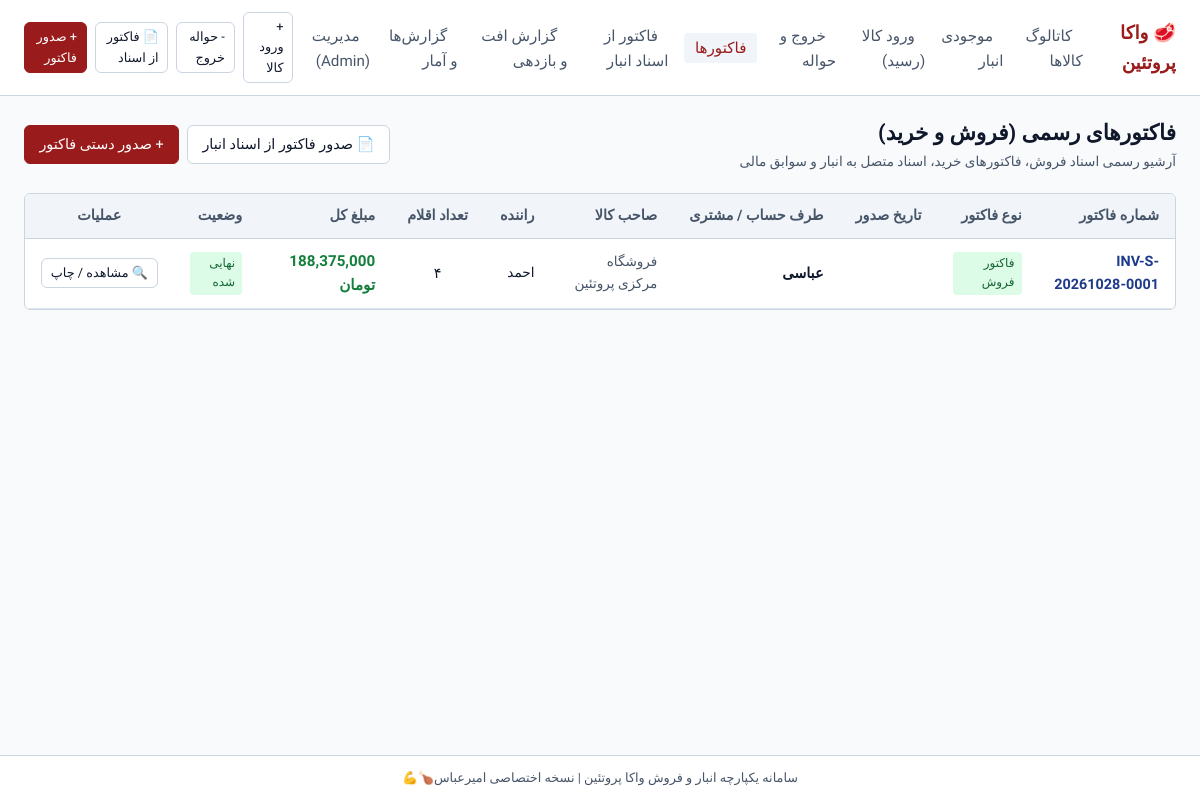
Screenshot of /invoices/ with the database file from the repository.
### sales/models.py (models this page shows, shortened)
class Invoice(models.Model):
    document_number = models.CharField(
        max_length=32,
        unique=True,
        verbose_name="شماره فاکتور / سریال"
    )
    invoice_type = models.CharField(
        max_length=16,
        choices=InvoiceType.choices,
        default=InvoiceType.SALE,
        verbose_name="نوع فاکتور"
    )
    idempotency_key = models.CharField(
        max_length=64,
        unique=True,
        null=True,
        blank=True,
        verbose_name="کلید یکتایی درخواست"
    )
    date = models.DateField(default=timezone.localdate, verbose_name="تاریخ فاکتور")
    created_at = models.DateTimeField(auto_now_add=True, null=True, blank=True, verbose_name="زمان ثبت")
    goods_owner_name = models.CharField(max_length=128, verbose_name="نام صاحب کالا")
    buyer_name = models.CharField(max_length=128, verbose_name="نام خریدار / مشتری / طرف حساب")
    driver_name = models.CharField(max_length=128, blank=True, verbose_name="نام راننده")
    total_amount_rial = models.PositiveBigIntegerField(
        default=0,
        verbose_name="مبلغ کل فاکتور به ریال"
    )
    operator = models.ForeignKey(
        User,
        on_delete=models.SET_NULL,
        null=True,
        blank=True,
        related_name='invoices_issued',
        verbose_name="صادرکننده فاکتور"
    )
    operator_name = models.CharField(max_length=64, blank=True, verbose_name="نام متصدی")
    remarks = models.TextField(blank=True, verbose_name="توضیحات فاکتور")
    status = models.CharField(
        max_length=16,
        choices=DocumentStatus.choices,
        default=DocumentStatus.DRAFT,
        verbose_name="وضعیت فاکتور"
    )
    class Meta:
        verbose_name = "فاکتور"
        verbose_name_plural = "فاکتورها"
        ordering = ['-date', '-id']
    @property
    def total_amount_display(self):
        display_unit = getattr(settings, 'CURRENCY_DISPLAY_UNIT', 'TOMAN')
        if display_unit == 'TOMAN':
            toman_val = self.total_amount_rial // 10
            return f"{toman_val:,} تومان"
        return f"{self.total_amount_rial:,} ریال"

### sales/views.py (the view)
# urls.py: path('invoices/', views.invoice_list_view, name='invoice_list'),
def invoice_list_view(request):
    invoices = Invoice.objects.select_related('operator').prefetch_related('items').order_by('-date', '-id')
    return render(request, 'sales/invoice_list.html', {'invoices': invoices})

### sales/date_utils.py (called while the page is built)
def get_tehran_tz():
    try:
        from django.conf import settings
        if settings.configured:
            return zoneinfo.ZoneInfo(getattr(settings, 'TIME_ZONE', 'Asia/Tehran'))
    except Exception:
        pass
    return zoneinfo.ZoneInfo('Asia/Tehran')

def to_persian_digits(value: Union[str, int, float]) -> str:
    if value is None:
        return ''
    return str(value).translate(PERSIAN_DIGITS_TABLE)

def to_jalali_date(value: Optional[Union[date, datetime]], fmt: str = '%Y/%m/%d', persian_digits: bool = True) -> str:
    if not value:
        return ''
    tz = get_tehran_tz()
    if isinstance(value, datetime):
        if timezone.is_aware(value):
            value = timezone.localtime(value, tz)
        value = value.date()
    j_date = jdatetime.date.fromgregorian(date=value)
    formatted = j_date.strftime(fmt)
    return to_persian_digits(formatted) if persian_digits else formatted

### sales/templatetags/jalali_tags.py (called while the page is built)
@register.filter(name='jdate')
def jdate_filter(value, fmt='%Y/%m/%d'):
    return to_jalali_date(value, fmt=fmt, persian_digits=True)

@register.filter(name='fa_digits')
def fa_digits_filter(value):
    return to_persian_digits(value)

### templates/sales/invoice_list.html (shortened to what this page needs)
{% extends "base.html" %}
{% load jalali_tags %}
{% block content %}
<div style="margin-bottom: 1.5rem;">
    <div style="display: flex; justify-content: space-between; align-items: center; margin-bottom: 1.25rem; flex-wrap: wrap; gap: 0.75rem;">
        <div>
            <h1 style="font-size: 1.35rem; font-weight: 700; color: var(--text-main);">فاکتورهای رسمی (فروش و خرید)</h1>
            <p style="font-size: 0.85rem; color: var(--text-muted);">
                آرشیو رسمی اسناد فروش، فاکتورهای خرید، اسناد متصل به انبار و سوابق مالی
            </p>
        </div>
        <div style="display: flex; gap: 0.5rem;">
            <a href="{% url 'invoice_from_source' %}" class="btn btn-secondary">
                📄 صدور فاکتور از اسناد انبار
            </a>
            <a href="{% url 'invoice_create' %}" class="btn btn-primary">
                + صدور دستی فاکتور
            </a>
        </div>
    </div>
    <div class="table-responsive">
        <table class="data-table">
            <thead>
                <tr>
                    <th>شماره فاکتور</th>
                    <th>نوع فاکتور</th>
                    <th>تاریخ صدور</th>
                    <th>طرف حساب / مشتری</th>
                    <th>صاحب کالا</th>
                    <th>راننده</th>
                    <th>تعداد اقلام</th>
                    <th>مبلغ کل</th>
                    <th>وضعیت</th>
                    <th style="text-align: center; width: 120px;">عملیات</th>
                </tr>
            </thead>
            <tbody>
                {% for inv in invoices %}
                <tr>
                    <td>
                        <strong style="color: #1e3a8a;" class="tabular-nums">{{ inv.document_number }}</strong>
                    </td>
                    <td>
                        <span class="status-badge {% if inv.invoice_type == 'PURCHASE' %}status-inactive{% else %}status-active{% endif %}" style="font-size: 0.75rem;">
                            {{ inv.get_invoice_type_display }}
                        </span>
                    </td>
                    <td class="tabular-nums" style="font-size: 0.85rem; color: var(--text-muted); white-space: nowrap;">
                    </td>
                    <td>
                        <strong>{{ inv.buyer_name }}</strong>
                    </td>
                    <td style="font-size: 0.85rem; color: var(--text-muted);">
                        {{ inv.goods_owner_name }}
                    </td>
                    <td style="font-size: 0.85rem;">
                        {{ inv.driver_name|default:"—" }}
                    </td>
                    <td class="tabular-nums" style="text-align: center;">
                        {{ inv.items.count|fa_digits }}
                    </td>
                    <td class="tabular-nums" style="color: #15803d; font-weight: 800; font-size: 0.95rem;">
                        {{ inv.total_amount_display }}
                    </td>
                    <td>
                        {% if inv.status == 'CANCELLED' %}
                            <span class="status-badge" style="background: #fee2e2; color: #991b1b; font-size: 0.75rem;">ابطال شده</span>
                        {% else %}
                            <span class="status-badge status-active" style="font-size: 0.75rem;">{{ inv.get_status_display }}</span>
                        {% endif %}
                    </td>
                    <td style="text-align: center; white-space: nowrap;">
                        <a href="{% url 'invoice_detail' inv.pk %}" class="btn btn-secondary btn-sm">
                            🔍 مشاهده / چاپ
                        </a>
                    </td>
                </tr>
                {% endfor %}
            </tbody>
        </table>
    </div>
</div>
{% endblock %}

### templates/base.html (style rules this page uses)
:root { --bg-canvas: #f8fafc; --bg-surface: #ffffff; --border-color: #cbd5e1; --border-subtle: #e2e8f0; --text-main: #0f172a; --text-muted: #475569; --primary: #991b1b; --primary-hover: #7f1d1d; --success: #15803d; --danger: #b91c1c; --tag-bg: #f1f5f9; }
* { box-sizing: border-box; margin: 0; padding: 0; font-family: 'Vazirmatn', -apple-system, BlinkMacSystemFont, 'Segoe UI', Roboto, sans-serif; }
body { background-color: var(--bg-canvas); color: var(--text-main); line-height: 1.6; min-height: 100vh; display: flex; flex-direction: column; }
.btn { display: inline-flex; align-items: center; justify-content: center; padding: 0.45rem 0.9rem; font-size: 0.9rem; font-weight: 500; border-radius: 6px; border: 1px solid transparent; cursor: pointer; text-decoration: none; transition: background-color 0.15s, border-color 0.15s; }
.btn-primary { background-color: var(--primary); color: #ffffff; border-color: var(--primary); }
.btn-secondary { background-color: var(--bg-surface); color: var(--text-main); border-color: var(--border-color); }
.btn-sm { padding: 0.25rem 0.55rem; font-size: 0.8rem; }
.table-responsive { overflow-x: auto; border: 1px solid var(--border-color); border-radius: 6px; background-color: var(--bg-surface); }
table.data-table { width: 100%; border-collapse: collapse; font-size: 0.9rem; text-align: right; }
table.data-table th { background-color: #f1f5f9; color: var(--text-muted); font-weight: 600; padding: 0.65rem 1rem; border-bottom: 1px solid var(--border-color); white-space: nowrap; }
table.data-table td { padding: 0.65rem 1rem; border-bottom: 1px solid var(--border-subtle); vertical-align: middle; }
.tabular-nums { font-variant-numeric: tabular-nums; font-family: inherit; }
.status-badge { display: inline-block; padding: 0.15rem 0.45rem; border-radius: 4px; font-size: 0.75rem; font-weight: 500; }
.status-active { background-color: #dcfce7; color: #166534; }

### rows the page displays
Invoice: document_number "INV-S-20261028-0001", invoice_type "فاکتور فروش", buyer_name "عباسی", goods_owner_name "فروشگاه مرکزی پروتئین", driver_name "احمد", items.count|fa_digits "۴", total_amount_display "188,375,000 تومان", status "نهایی شده"
